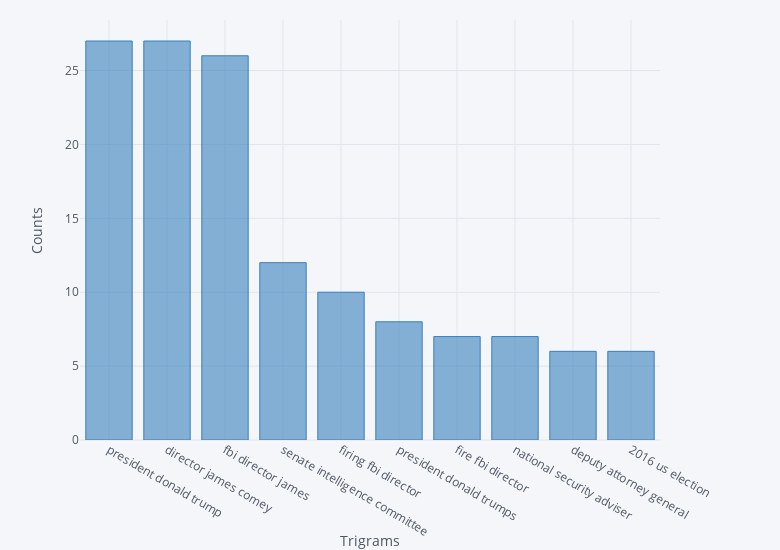

The cell this chart's notebook holds for it:
### Markdown cell above
We see that in the business category, for example, many news articles tend to focus a great deal on Donald Trump, former FBI director James Comey, and former director of the Defense Intelligence Agency Michael Flynn. Let's plot the ten most frequent trigrams.

### Code cell
ngram = pd.DataFrame(keywords_ngram('general', 3, 10), columns=['ngram_3','counts'])

plot = ngram.iplot(kind="bar", x='ngram_3', y='counts', xTitle='Trigrams', color='blue',
                            yTitle='Counts', dimensions=(790,550), margin=(80,120,110,20))

### Figure 1 — Plotly figure (JSON) as saved in the notebook; plotly's stock layout.template omitted (floating-point values rounded to 4 significant figures)
{"data": [{"marker": {"color": "rgba(55, 128, 191, 0.6)", "line": {"color": "rgba(55, 128, 191, 1.0)", "width": 1}}, "name": "counts", "orientation": "v", "text": "", "type": "bar", "x": ["president donald trump", "director james comey", "fbi director james", "senate intelligence committee", "firing fbi director", "president donald trumps", "fire fbi director", "national security adviser", "deputy attorney general", "2016 us election"], "y": [27, 27, 26, 12, 10, 8, 7, 7, 6, 6]}], "layout": {"height": 550, "legend": {"bgcolor": "#F5F6F9", "font": {"color": "#4D5663"}}, "margin": {"b": 110, "l": 80, "r": 120, "t": 20}, "paper_bgcolor": "#F5F6F9", "plot_bgcolor": "#F5F6F9", "titlefont": {"color": "#4D5663"}, "width": 780, "xaxis1": {"gridcolor": "#E1E5ED", "showgrid": true, "tickfont": {"color": "#4D5663"}, "title": "Trigrams", "titlefont": {"color": "#4D5663"}, "zerolinecolor": "#E1E5ED"}, "yaxis1": {"gridcolor": "#E1E5ED", "showgrid": true, "tickfont": {"color": "#4D5663"}, "title": "Counts", "titlefont": {"color": "#4D5663"}, "zerolinecolor": "#E1E5ED"}}}
